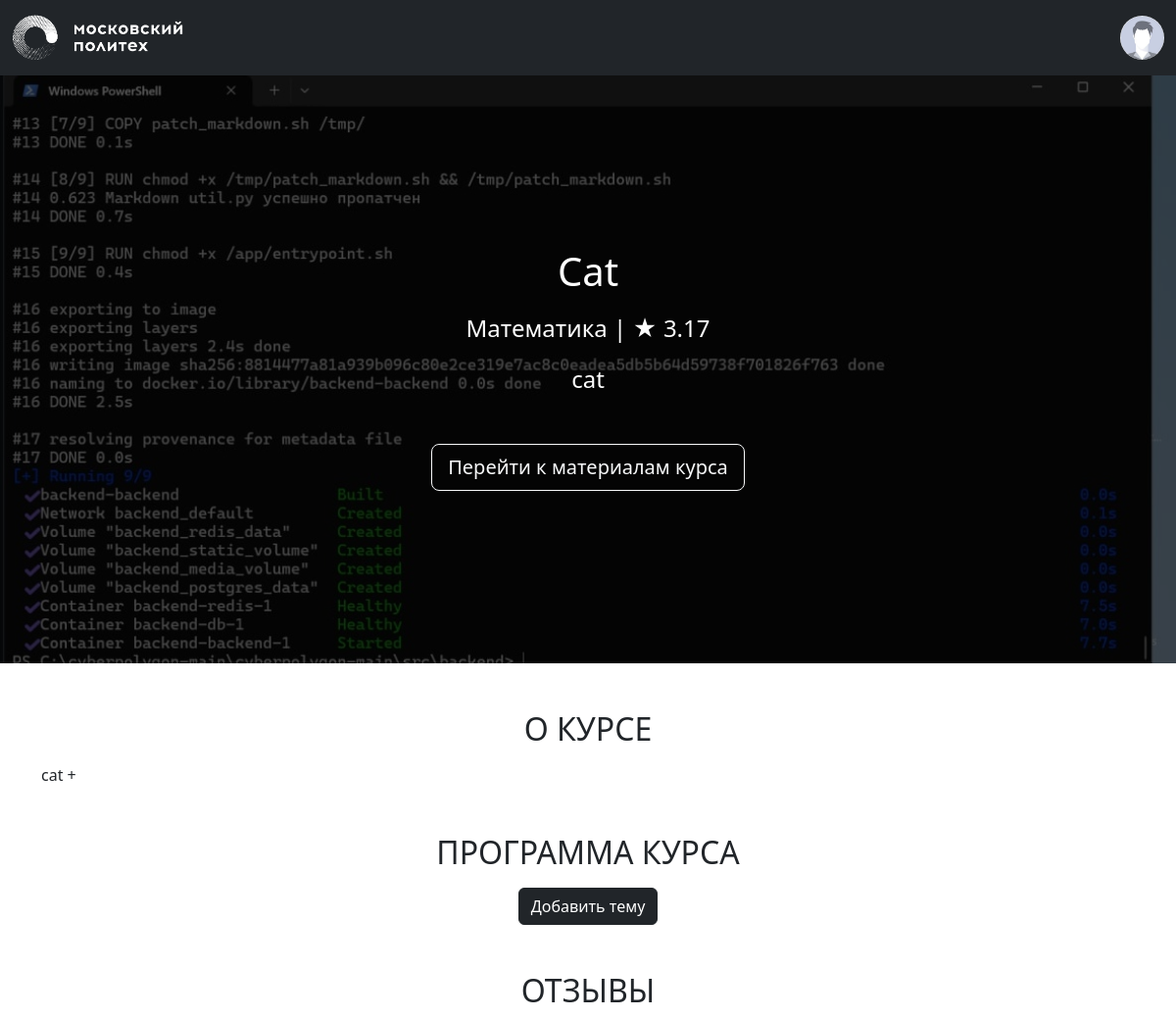
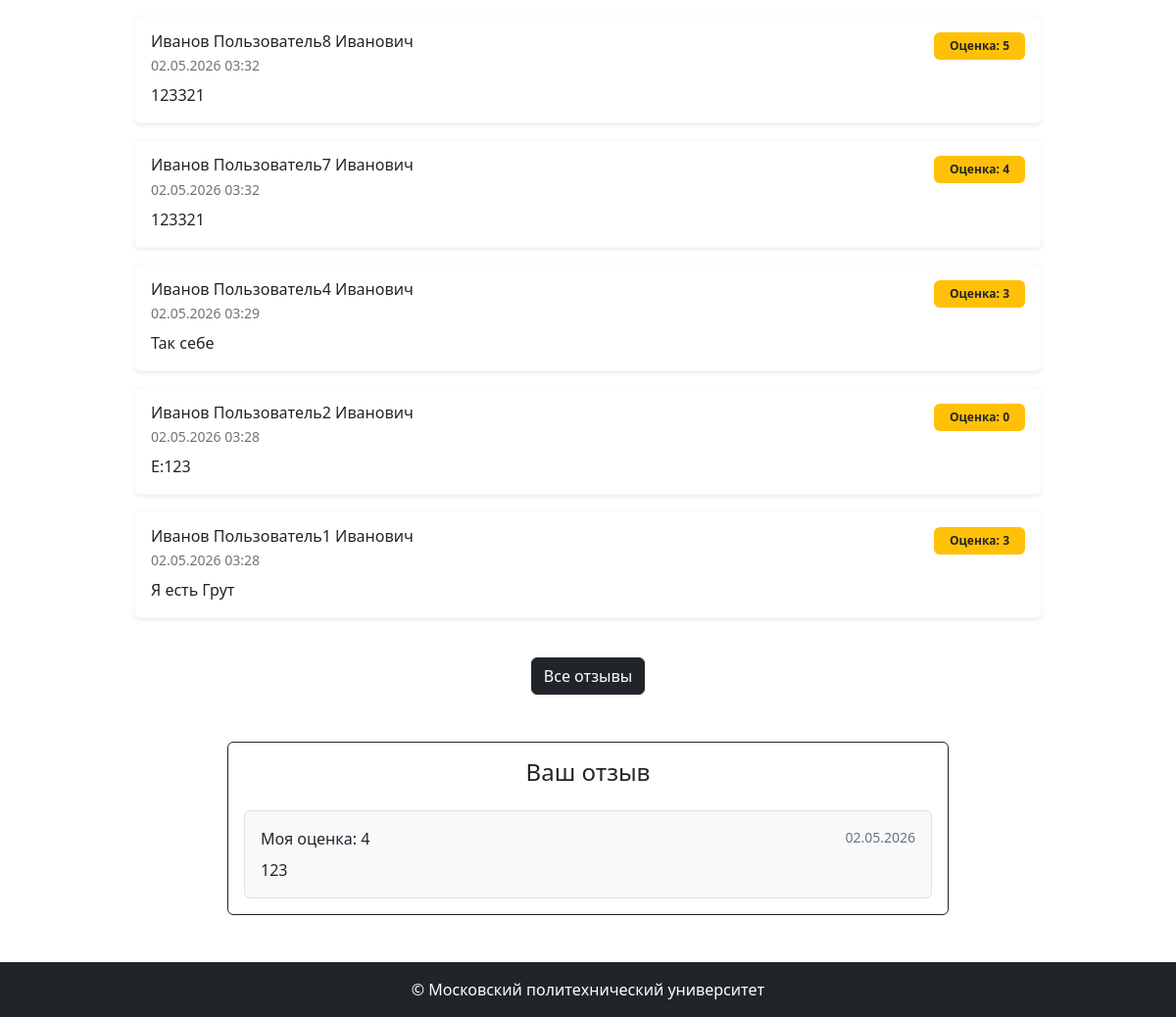
The app's page /courses/1 (signed in) with its own data (2 pictures, top to bottom).
### app/models.py (models this page shows, shortened)
class Image(db.Model):
    __tablename__ = 'images'
    id: Mapped[str] = mapped_column(String(100), primary_key=True)
    file_name: Mapped[str] = mapped_column(String(100))
    mime_type: Mapped[str] = mapped_column(String(100))
    md5_hash: Mapped[str] = mapped_column(String(100), unique=True)
    object_id: Mapped[Optional[int]]
    object_type: Mapped[Optional[str]] = mapped_column(String(100))
    created_at: Mapped[datetime] = mapped_column(default=datetime.now)
    @property
    def url(self):
        return url_for('main.image', image_id=self.id)

class Base(DeclarativeBase):
  metadata = MetaData(naming_convention={
        "ix": 'ix_%(column_0_label)s',
        "uq": "uq_%(table_name)s_%(column_0_name)s",
        "ck": "ck_%(table_name)s_%(constraint_name)s",
        "fk": "fk_%(table_name)s_%(column_0_name)s_%(referred_table_name)s",
        "pk": "pk_%(table_name)s"
    })

class Course(Base):
    __tablename__ = 'courses'
    id: Mapped[int] = mapped_column(primary_key=True)
    name: Mapped[str] = mapped_column(String(100))
    short_desc: Mapped[str] = mapped_column(Text)
    full_desc: Mapped[str] = mapped_column(Text)
    rating_sum: Mapped[int] = mapped_column(default=0)
    rating_num: Mapped[int] = mapped_column(default=0)
    category_id: Mapped[int] = mapped_column(ForeignKey("categories.id"))
    author_id: Mapped[int] = mapped_column(ForeignKey("users.id"))
    background_image_id: Mapped[str] = mapped_column(ForeignKey("images.id"))
    created_at: Mapped[datetime] = mapped_column(default=datetime.now)
    author: Mapped["User"] = relationship()
    category: Mapped["Category"] = relationship(lazy=False)
    bg_image: Mapped["Image"] = relationship()
    @property
    def rating(self):
        if self.rating_num > 0:
            return self.rating_sum / self.rating_num
        return 0

class Category(Base):
    __tablename__ = 'categories'
    id = mapped_column(Integer, primary_key=True)
    name: Mapped[str] = mapped_column(String(100))
    parent_id: Mapped[Optional[int]] = mapped_column(ForeignKey("categories.id"))

class Review(Base):
    __tablename__ = 'reviews'
    id: Mapped[int] = mapped_column(primary_key=True)
    rating: Mapped[int] = mapped_column(Integer, nullable=False)
    text: Mapped[str] = mapped_column(Text, nullable=False)
    created_at: Mapped[datetime] = mapped_column(default=datetime.now)
    course_id: Mapped[int] = mapped_column(ForeignKey("courses.id"), nullable=False)
    user_id: Mapped[int] = mapped_column(ForeignKey("users.id"), nullable=False)
    course: Mapped["Course"] = relationship()
    user: Mapped["User"] = relationship()

class User(Base, UserMixin):
    __tablename__ = 'users'
    id: Mapped[int] = mapped_column(primary_key=True)
    first_name: Mapped[str] = mapped_column(String(100))
    last_name: Mapped[str] = mapped_column(String(100))
    middle_name: Mapped[Optional[str]] = mapped_column(String(100))
    login: Mapped[str] = mapped_column(String(100), unique=True)
    password_hash: Mapped[str] = mapped_column(String(200))
    created_at: Mapped[datetime] = mapped_column(default=datetime.now)
    @property
    def full_name(self):
        return ' '.join([self.last_name, self.first_name, self.middle_name or ''])

### app/courses.py (the view)
@bp.route('/<int:course_id>')
def show(course_id):
    course = course_repository.get_course_by_id(course_id)
    if course is None:
        abort(404)
    from app.models import db, Review
    query_reviews = select(Review).filter_by(course_id=course.id)\
                                  .order_by(Review.created_at.desc())\
                                  .limit(5)
    reviews = db.session.execute(query_reviews).scalars().all()
    user_review = None
    if current_user.is_authenticated:
        query_user = select(Review).filter_by(course_id=course.id, user_id=current_user.id)
        user_review = db.session.execute(query_user).scalar_one_or_none()
    return render_template('courses/show.html',
                           course=course,
                           reviews=reviews,
                           user_review=user_review)

### app/auth.py (called while the page is built)
def load_user(user_id):
    return user_repository.get_user_by_id(user_id)

### app/repositories/course_repository.py (called while the page is built)
    def get_course_by_id(self, course_id):
        return self.db.session.get(Course, course_id)

### app/repositories/user_repository.py (called while the page is built)
    def get_user_by_id(self, user_id):
        return self.db.session.execute(self.db.select(User).filter_by(id=user_id)).scalar()

### app/templates/courses/show.html (shortened to what this page needs)
{% extends 'base.html' %}
{% block content %}
<div class="title-area position-relative" style="background-image: url({{ course.bg_image.url }});">
    <div class="h-100 w-100 py-5 d-flex text-center position-absolute" style="background-color: rgba(0, 0, 0, 0.65);">
        <div class="m-auto">
            <h1 class="title mb-3 font-weight-bold">{{ course.name }}</h1>
            <p class="mb-3 mx-auto">
                {{ course.category.name }} | <span>★</span> <span>{{ "%.2f" | format(course.rating) }}</span>
            </p>
            <div class="container">
                <p class="description w-75 mb-5 mx-auto">
                    {{ course.short_desc }}
                </p>
            </div>
            {% if current_user.is_authenticated %}
            <a href="#" class="btn btn-outline-light btn-lg">Перейти к материалам курса</a>
            {% else %}
            <button class="btn btn-outline-light btn-lg" disabled>Записаться</button>
            {% endif %}
        </div>
    </div>
</div>
<div class="container mt-5">
    <section class="about mb-5">
        <h2 class="mb-3 text-center text-uppercase font-weight-bold">О курсе</h2>
        <p>{{ course.full_desc }}</p>
    </section>
    <section class="program mb-5">
        <h2 class="mb-3 text-center text-uppercase font-weight-bold">Программа курса</h2>
        {% if current_user.is_authenticated and current_user.id == course.author_id %}
        <div class="text-center">
            <button type="button" class="btn btn-dark">
                Добавить тему
            </button>
        </div>
        {% endif %}
    </section>
    <section class="reviews mb-5">
        <h2 class="mb-4 text-center text-uppercase font-weight-bold">Отзывы</h2>
        <div class="row justify-content-center mb-4">
            <div class="col-md-10">
                {% for review in reviews %}
                <div class="card mb-3 border-light shadow-sm">
                    <div class="card-body">
                        <div class="d-flex justify-content-between align-items-start">
                            <div>
                                <h6 class="font-weight-bold mb-1">{{ review.user.full_name }}</h6>
                                <p class="text-muted small mb-2">{{ review.created_at.strftime('%d.%m.%Y %H:%M') }}</p>
                            </div>
                            <span class="badge bg-warning text-dark px-3 py-2">
                                Оценка: {{ review.rating }}
                            </span>
                        </div>
                        <p class="card-text">{{ review.text }}</p>
                    </div>
                </div>
                {% else %}
                <p class="text-center text-muted">Отзывов пока нет. Будьте первым!</p>
                {% endfor %}
            </div>
        </div>
        <div class="text-center mb-5">
            <a href="{{ url_for('courses.reviews', course_id=course.id) }}" class="btn btn-dark">
                Все отзывы
            </a>
        </div>
        <div class="row justify-content-center">
            <div class="col-md-8">
                <div class="card border-dark">
                    <div class="card-body">
                        {% if current_user.is_authenticated %}
                        {% if user_review %}
                        <h4 class="card-title text-center mb-4">Ваш отзыв</h4>
                        <div class="p-3 border rounded bg-light">
                            <div class="d-flex justify-content-between mb-2">
                                <span class="font-weight-bold">Моя оценка: {{ user_review.rating }}</span>
                                <small class="text-muted">{{ user_review.created_at.strftime('%d.%m.%Y') }}</small>
                            </div>
                            <p class="mb-0">{{ user_review.text }}</p>
                        </div>
                        {% endif %}
                        {% else %}
                        <div class="text-center py-3">
                            <p class="mb-0">Чтобы оставить отзыв, пожалуйста, <a href="{{ url_for('auth.login') }}"
                                    class="font-weight-bold">войдите в систему</a>.</p>
                        </div>
                        {% endif %}
                    </div>
                </div>
            </div>
        </div>
    </section>
</div>
{% endblock %}

### app/templates/base.html (shortened to what this page needs)
<!doctype html>
<html lang="ru" class="h-100">
<head>
    <link href="https://cdn.jsdelivr.net/npm/bootstrap@5.2.0-beta1/dist/css/bootstrap.min.css" rel="stylesheet"
>
    <link rel="stylesheet" href="{{ url_for('static', filename='styles.css') }}">
</head>
<body class="d-flex flex-column h-100">
    <header>
        <nav class="navbar navbar-dark bg-dark">
            <div class="container-fluid">
                <div class="logo navbar-brand">
                    <a href="{{ url_for('main.index') }}">
                        <img class="img-fluid" src="{{ url_for('static', filename='images/polytech_logo.png') }}" alt="polytech-logo">
                    </a>
                </div>
                {% if current_user.is_authenticated %}
                    <div class="dropdown d-flex" style="width: 200px;">
                        <div class="profile ms-auto" title="{{ current_user.full_name }}" id="dropdownMenuButton" data-bs-toggle="dropdown"
                            aria-haspopup="true" aria-expanded="false">
                            <img class="img-fluid rounded-circle cursor-pointer"
                                src="{{ url_for('static', filename='images/default-profile-picture-300x300.jpeg') }}" alt="profile-pic">
                        </div>
                    </div>
                {% else %}
                    <a class="btn btn-outline-light" href="{{ url_for('auth.login') }}">Войти</a>
                {% endif %}
            </div>
        </nav>
    </header>
    <main class="main flex-grow-1">
       {% block content %}
       {% endblock %}
    </main>
    <footer class="bg-dark text-white d-flex align-items-center justify-content-center py-3">
        &copy; Московский политехнический университет
    </footer>
</body>
</html>

### app/static/styles.css (style rules this page uses)
.logo { max-width: 175px; }
.profile { max-width: 45px; }
.title-area { background-color: black; background-position: center; background-repeat: no-repeat; background-size: cover; color: white; font-size: 1.5rem; min-height: calc(75vh); }

### records on screen
Image: bg_image (picture)
Course: name "Cat", rating "3.17", short_desc "cat", full_desc "cat +"
Category: category.name "Математика"
Review: user.full_name "Иванов Пользователь8 Иванович", created_at "02.05.2026 03:32", rating "5", text "123321"
Review: user.full_name "Иванов Пользователь7 Иванович", created_at "02.05.2026 03:32", rating "4", text "123321"
Review: user.full_name "Иванов Пользователь4 Иванович", created_at "02.05.2026 03:29", rating "3", text "Так себе"
Review: user.full_name "Иванов Пользователь2 Иванович", created_at "02.05.2026 03:28", rating "0", text "E:123"
Review: user.full_name "Иванов Пользователь1 Иванович", created_at "02.05.2026 03:28", rating "3", text "Я есть Грут"
Review: rating "4", created_at "02.05.2026", text "123"
